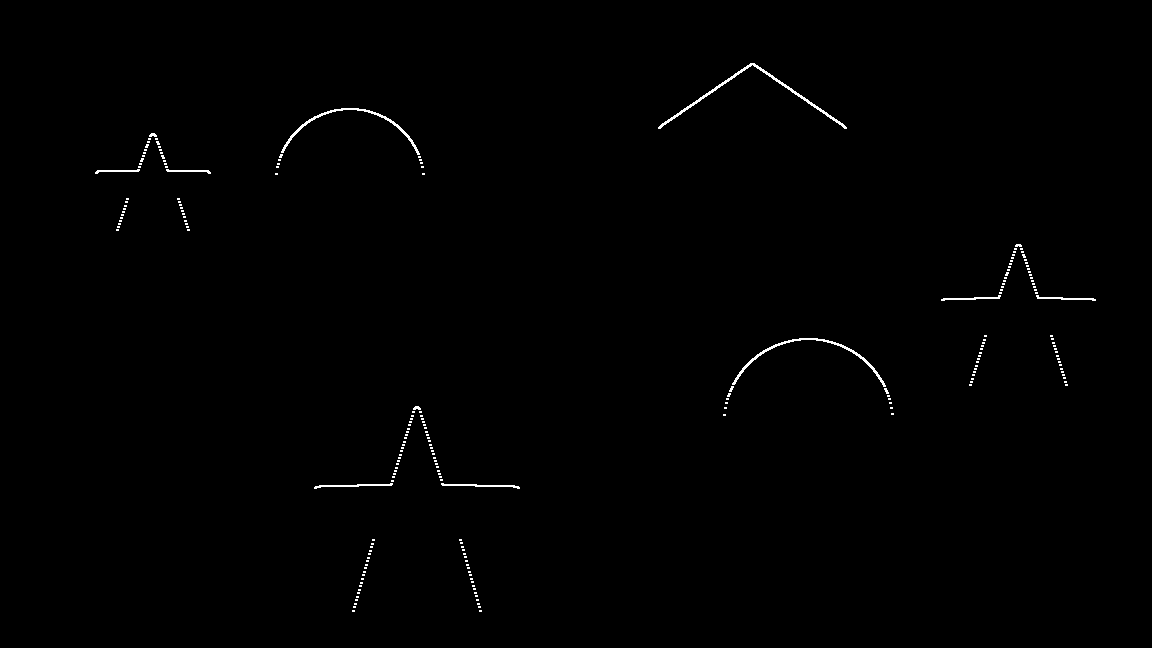
#> input picture Sétima Implementação - Laplaciano e Sobel/resultados/sobel_gx.png, 1152 x 648 px
$ python filtros.py
#> lines starting #> are read from the running program, lines starting #| are printed output that depends on the picture; after the words box and inside, x2 and y2 are one past the last pixel; in counts of white or black regions, pixels touching at a corner belong together
from PIL import Image


MASCARAS_LAPLACIANO = {
    "a": [[0, 1, 0], [1, -4, 1], [0, 1, 0]],
    "b": [[1, 1, 1], [1, -8, 1], [1, 1, 1]],
    "c": [[0, -1, 0], [-1, 4, -1], [0, -1, 0]],
    "d": [[-1, -1, -1], [-1, 8, -1], [-1, -1, -1]],
}
MASCARA_SOBEL_GX = [[-1, -2, -1], [0, 0, 0], [1, 2, 1]]
MASCARA_SOBEL_GY = [[-1, 0, 1], [-2, 0, 2], [-1, 0, 1]]


def aplicar_mascara_padding_zeros(imagem, mascara):
    imagem = imagem.convert("L")
    largura, altura = imagem.size
    pixels = imagem.load()
    resposta = []
    for y in range(altura):
        linha = []
        for x in range(largura):
            soma = 0
            for linha_mascara in range(3):
                for coluna_mascara in range(3):
                    vizinho_y = y + linha_mascara - 1
                    vizinho_x = x + coluna_mascara - 1
                    if 0 <= vizinho_y < altura and 0 <= vizinho_x < largura:
                        soma += pixels[vizinho_x, vizinho_y] * mascara[linha_mascara][coluna_mascara]
            linha.append(soma)
        resposta.append(linha)
    return resposta


def converter_com_saturacao(matriz):
    altura = len(matriz)
    largura = len(matriz[0])
    resultado = Image.new("L", (largura, altura))
    for y in range(altura):
        for x in range(largura):
            valor = max(0, min(255, int(matriz[y][x] + 0.5)))
            resultado.putpixel((x, y), valor)
    return resultado


def aplicar_sobel(imagem):
    gx = aplicar_mascara_padding_zeros(imagem, MASCARA_SOBEL_GX)
    gy = aplicar_mascara_padding_zeros(imagem, MASCARA_SOBEL_GY)
    magnitude = []
    for y in range(len(gx)):
        linha = []
        for x in range(len(gx[0])):
            linha.append((gx[y][x] ** 2 + gy[y][x] ** 2) ** 0.5)
        magnitude.append(linha)
    return gx, gy, magnitude


def salvar_matriz(matriz, caminho):
    with open(caminho, "w", encoding="utf-8") as arquivo:
        for linha in matriz:
            arquivo.write(",".join(str(valor) for valor in linha) + "\n")


def executar():
    caminho = input("Caminho da imagem: ").strip().strip('"')
#> the answer given: resultados/sobel_gx.png
    try:
        with Image.open(caminho) as entrada:
#> entrada is the input picture: PIL image 1152x648 L; 0.5% white in thin lines or dots, all inside (x1, y1, x2, y2) = (95, 63, 1096, 612)
            imagem = entrada.convert("L")
        for nome, mascara in MASCARAS_LAPLACIANO.items():
            resposta = aplicar_mascara_padding_zeros(imagem, mascara)
            converter_com_saturacao(resposta).save("laplaciano_" + nome + ".png")
            salvar_matriz(resposta, "laplaciano_" + nome + ".csv")
#> this loop made 4 passes
#> pass 1, in executar, `converter_com_saturacao(resposta).save("laplaciano_" + nome + ".png")`:
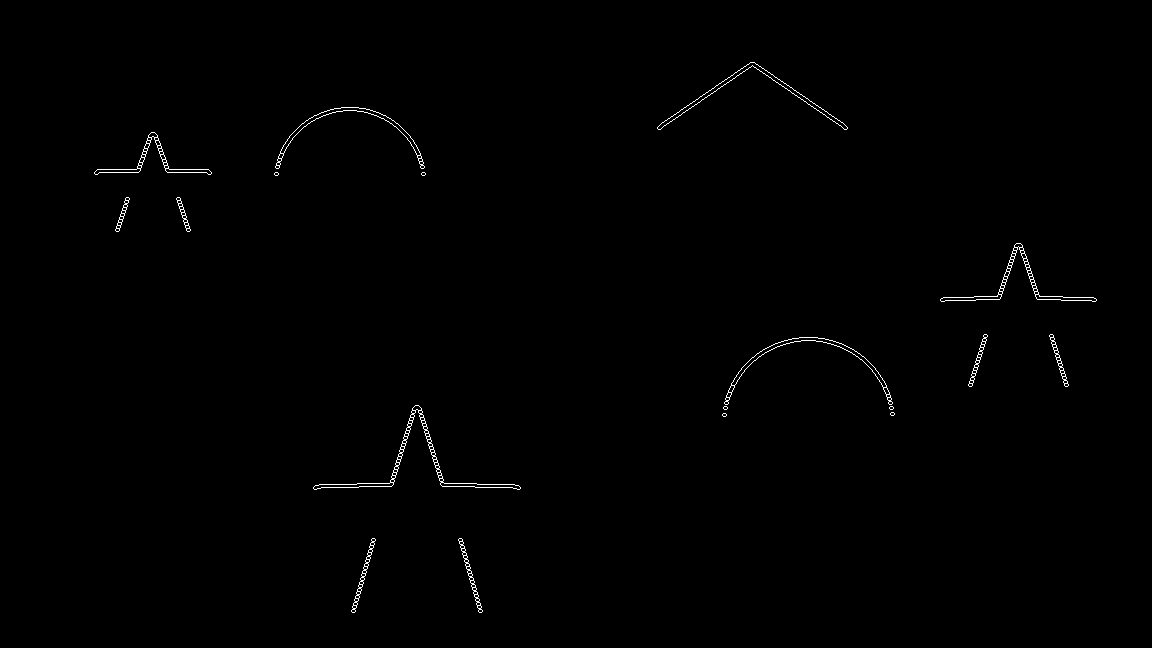
#> saved as laplaciano_a.png: PIL image 1152x648 L; 0.49% white in thin lines or dots, all inside (x1, y1, x2, y2) = (94, 62, 1097, 613)
#> pass 2, in executar, `converter_com_saturacao(resposta).save("laplaciano_" + nome + ".png")`:
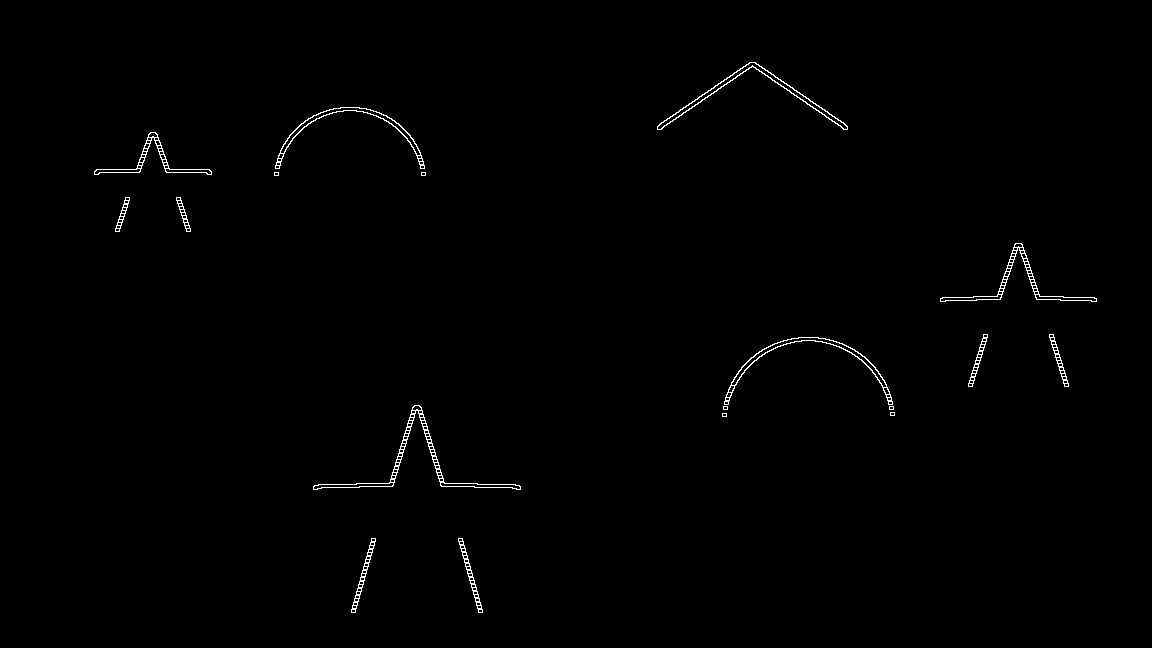
#> saved as laplaciano_b.png: PIL image 1152x648 L; 0.66% white in thin lines or dots, all inside (x1, y1, x2, y2) = (94, 62, 1097, 613)
        gx, gy, magnitude = aplicar_sobel(imagem)
#> in aplicar_sobel, `gx = aplicar_mascara_padding_zeros(imagem, MASCARA_SOBEL_GX)`: gx = 648 items
#> gx = 648 items; gy = 648 items; magnitude = 648 items
        for nome, resposta in [("sobel_gx", gx), ("sobel_gy", gy), ("sobel_magnitude", magnitude)]:
            converter_com_saturacao(resposta).save(nome + ".png")
            salvar_matriz(resposta, nome + ".csv")
#> this loop made 3 passes
#> nome on passes 1 to 3: 'sobel_gx', 'sobel_gy', 'sobel_magnitude'
#> pass 1, in executar, `converter_com_saturacao(resposta).save(nome + ".png")`:
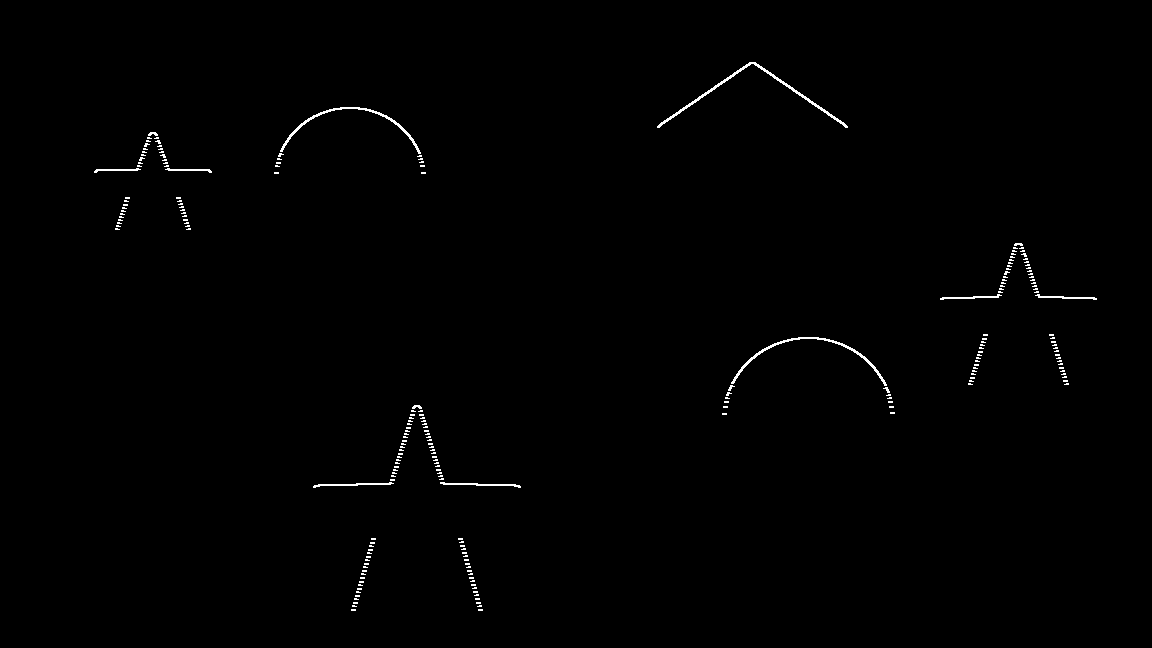
#> saved as sobel_gx.png: PIL image 1152x648 L; 0.58% white in thin lines or dots, all inside (x1, y1, x2, y2) = (94, 62, 1097, 611)
#> pass 2, in executar, `converter_com_saturacao(resposta).save(nome + ".png")`:
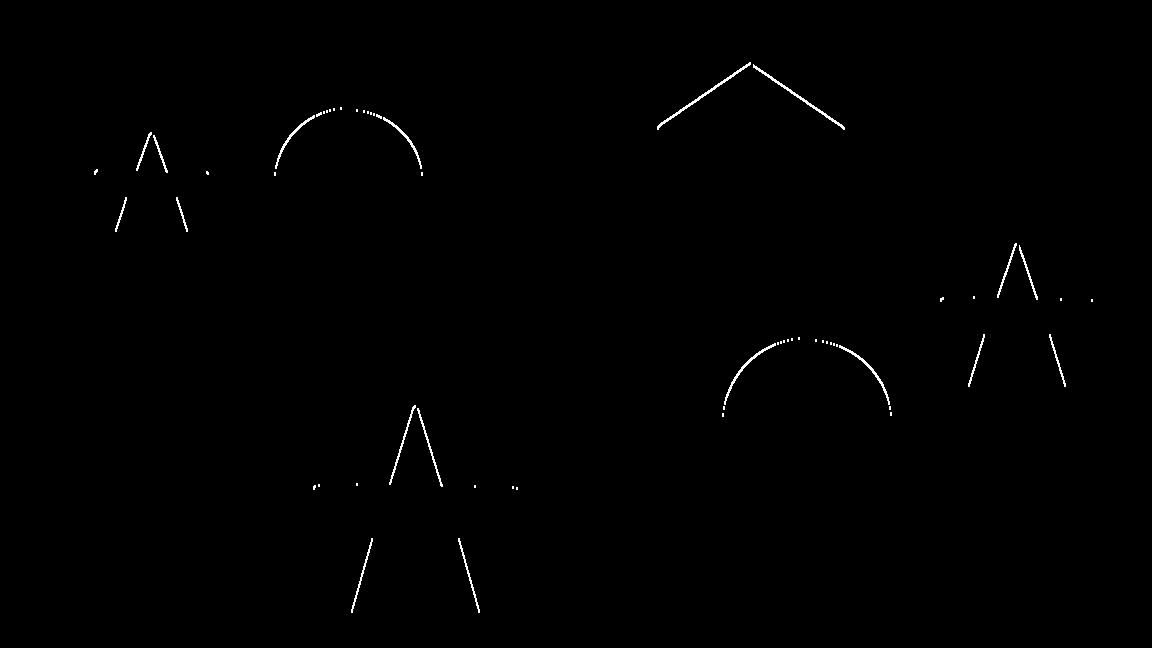
#> saved as sobel_gy.png: PIL image 1152x648 L; 0.43% white in thin lines or dots, all inside (x1, y1, x2, y2) = (94, 62, 1093, 613)
        print("Imagens e respostas numéricas salvas na pasta de execução.")
    except (OSError, ValueError) as erro:
        print("Erro:", erro)
        raise SystemExit(1)


if __name__ == "__main__":
    executar()
